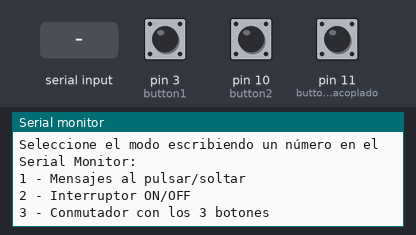
Bench run of a program on a simulated Arduino Uno, built with avr-gcc and run on an emulated ATmega328P. On the bench: the last lines printed to the serial monitor. The inputs (shaded band) are chosen by the test bench; at power-on: pin 3 (button1) HIGH, pin 11 (button_Optoacoplado) HIGH, pin 10 (button2) HIGH.

Above: at 1.2 s.
1.3 s: "30,150\n" received over Serial
At 2.5 s:
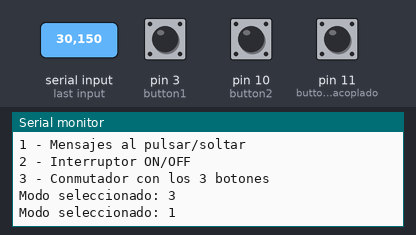
2.8 s: pin 3 (button1) pulled LOW for 0.15 s
At 3.4 s:
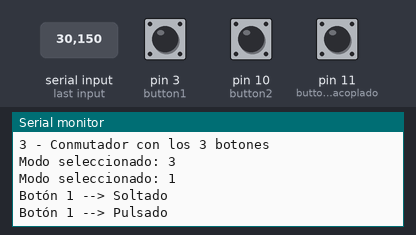
4.4 s: pin 11 (button_Optoacoplado) pulled LOW for 0.15 s
At 5.7 s:
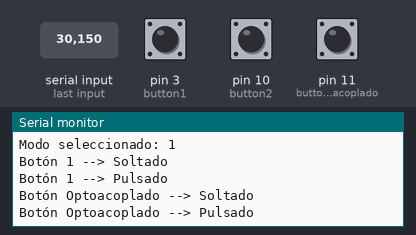
6.0 s: pin 10 (button2) pulled LOW for 0.15 s
At 6.13 s:
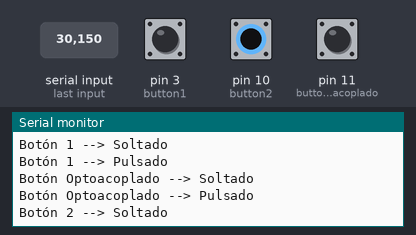
7.6 s: "2\n" received over Serial
At 8.6 s:
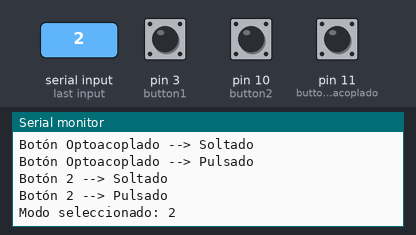
9.1 s: pin 3 (button1) pulled LOW for 1 s
At 10.7 s:
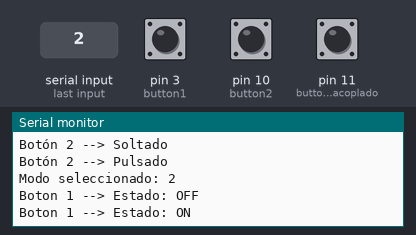

Measured:
- after the input at 1.3 s, the serial monitor: prints a new line at once (image 1)
- after the input at 2.8 s, the serial monitor: prints a new line at once (image 2)
- after the input at 4.4 s, the serial monitor: prints a new line at once (image 3)
- after the input at 6.0 s, the serial monitor: prints a new line at once (image 4)
- after the input at 7.6 s, the serial monitor: prints a new line at once (image 5)
- after the input at 9.1 s, the serial monitor: prints a new line at once (image 6)

The program:

main.cpp
```cpp
#include <Arduino.h>

#define LOOP_TMP 10		//miliseconds
const byte button1 = 3;
const byte button2 = 10;
const byte button_Optoacoplado = 11;

int apartado = 0; //Variable para almacenar el apartado en el que estamos

void setup() {
  Serial.begin(115200);
  pinMode(button1, INPUT_PULLUP);
  pinMode(button2, INPUT_PULLUP);
  pinMode(button_Optoacoplado, INPUT_PULLUP);

  Serial.println("PRÁCTICA 1 - PULSADORES");

  Serial.println("Seleccione el modo escribiendo un número en el Serial Monitor:");
  Serial.println("1 - Mensajes al pulsar/soltar");
  Serial.println("2 - Interruptor ON/OFF");
  Serial.println("3 - Conmutador con los 3 botones");
}

void apartadoUno(){
  static int tmp_loop = 0;
    static int stateButton1 = HIGH;
    static int stateButton2 = HIGH;
    static int stateButton_OptoAcoplado = HIGH;

    if ((millis() - tmp_loop) > LOOP_TMP) {
        tmp_loop = millis();

        int state1 = digitalRead(button1);
        if (stateButton1 != state1) {
          stateButton1 = state1;
          if(state1 == LOW){ //Cuando está pulsado es un LOW porque está declarado como INPUT_PULLUP
            Serial.println("Botón 1 --> Soltado");
          }else{
            Serial.println("Botón 1 --> Pulsado");
          }
        }

        int state2 = digitalRead(button2);
        if (stateButton2 != state2) {
            stateButton2 = state2;
            if(state2 == LOW){
              Serial.println("Botón 2 --> Soltado");
            }else{
              Serial.println("Botón 2 --> Pulsado");
            }
        }

        int state3 = digitalRead(button_Optoacoplado);
        if (stateButton_OptoAcoplado != state3) {
          stateButton_OptoAcoplado = state3;
          if(state3 == LOW){ //Cuando está pulsado es un LOW porque está declarado como INPUT_PULLUP
            Serial.println("Botón Optoacoplado --> Soltado");
          }else{
            Serial.println("Botón Optoacoplado --> Pulsado");
          }
        }
    }
}

void apartadoDos(){
  static int tmp_loop = 0;
  static int stateButton1 = HIGH;
  static int stateButton2 = HIGH;
  static int stateButton_OptoAcoplado = HIGH;

  if((millis()-tmp_loop) > LOOP_TMP){
      tmp_loop = millis();

      int state1 = digitalRead(button1);
      if(stateButton1 != state1){
        stateButton1 = state1;
        static int cont1 = 0;
        cont1++;
        if(cont1 == 1){
          Serial.println("Boton 1 --> Estado: OFF");
        }else{
          Serial.println("Boton 1 --> Estado: ON");
          cont1 = 0;
        }
      }

      int state2 = digitalRead(button2);
      if(stateButton2 != state2){
        stateButton2 = state2;
        static int cont2 = 0;
        cont2++;
        if(cont2 == 1){
          Serial.println("Boton 2 --> Estado: OFF");
        }else{
          Serial.println("Boton 2 --> Estado: ON");
          cont2 = 0;
        }
      }

      int state3 = digitalRead(button_Optoacoplado);
      if(stateButton_OptoAcoplado != state3){
        stateButton_OptoAcoplado = state3;
        static int cont3 = 0;
        cont3++;
        if(cont3 == 1){
          Serial.println("Boton Optoacoplado --> Estado: OFF");
        }else{
          Serial.println("Boton Optoacoplado --> Estado: ON");
          cont3 = 0;
        }
      }
  }
}

void cambiarModo(){
  static int cont = 0;
  cont++;
  if(cont == 1){
    Serial.println("Estado: OFF");
  }else{
    Serial.println("Estado: ON");
    cont = 0;
  }
}

void apartadoTres(){
  static int tmp_loop = 0;
  static int stateButton1 = 1;
  static int stateButton2 = 1;
  static int stateButtonOptoacoplado = 1;

  if((millis()-tmp_loop) > LOOP_TMP){
      tmp_loop = millis();

      int state1 = digitalRead(button1);
      if(stateButton1 != state1){
        if(stateButton1 == 0 && state1 == 1){
          cambiarModo();
        }
        stateButton1 = state1;
      }

      int state2 = digitalRead(button2);
      if(stateButton2 != state2){
        if(stateButton2 == 0 && state2 == 1){
          cambiarModo();
        }
        stateButton2 = state2;
      }

      int state3 = digitalRead(button_Optoacoplado);
      if(stateButtonOptoacoplado != state3){
        if(stateButtonOptoacoplado == 0 && state3 == 1){
          cambiarModo();
        }
        stateButtonOptoacoplado = state3;
      }
  }
}

void loop(){
  if (Serial.available()) {
    char entrada = Serial.read();
    if (entrada >= '1' && entrada <= '3') {
        apartado = entrada - '0';  // Convertir char a int
        Serial.print("Modo seleccionado: ");
        Serial.println(apartado);
    }
  }

  switch (apartado){
    case 1:
      apartadoUno();
      break;
    case 2:
      apartadoDos();
      break;
    case 3:
      apartadoTres();
      break;
  }
}

/* PARTE I - MOSTRAR MENSAJES PULSAR Y SOLTAR
#define LOOP_TMP 10		//miliseconds
const byte interruptPin = 3;
const byte button1 = 10;
const byte button2 = 11;

void detectarCambio() {
  int estadoPulsador = digitalRead(interruptPin);  // Leer estado del botón
  if(estadoPulsador == LOW){
    Serial.println("Botón 1 --> Soltado");
  }else{
    Serial.println("Botón 1 --> Pulsado");
  }
}

void setup() {
  Serial.begin(115200);
  pinMode(interruptPin, INPUT_PULLUP);
  pinMode(button1, INPUT_PULLUP);
  pinMode(button2, INPUT_PULLUP);
  attachInterrupt(digitalPinToInterrupt(interruptPin), detectarCambio, CHANGE);
}

void loop() {
  static int tmp_loop = 0;
  static int stateButton1 = 1;
  static int stateButton2 = 1;

  if((millis()-tmp_loop) > LOOP_TMP){ //Solo se ejecuta si han pasado más de 10 ms para ahorrarse miles de comparaciones inncesarias
      tmp_loop = millis();

      int state1 = digitalRead(button1);

      if (stateButton1 != state1) {
        stateButton1 = state1;  // Actualizar el estado
        if(state1 == LOW){ //Cuando está pulsado es un LOW porque está declarado como INPUT_PULLUP
          Serial.println("Botón 2 --> Soltado");
        }else{
          Serial.println("Botón 2 --> Pulsado");
        }
      }

      int state2 = digitalRead(button2);

      if (stateButton2 != state2) {
        stateButton2 = state2;  // Actualizar el estado
        if (state2 == LOW) {
          Serial.println("Botón Optoacoplado --> Soltado");
        } else {
          Serial.println("Botón Optoacoplado --> Pulsado");
        }
      }
  }
}
*/

/* PARTE II - Cada botón pasa de ON a OFF al pulsar/soltar
#define LOOP_TMP 10		//miliseconds
const byte button1 = 3;
const byte button2 = 10;
const byte button_Optoacoplado = 11;

void setup() {
  Serial.begin(115200);
  pinMode(button1, INPUT_PULLUP);
  pinMode(button2, INPUT_PULLUP);
  pinMode(button_Optoacoplado, INPUT_PULLUP);
}

void cambiarModo(byte pin){
  if(pin == 3){
    static int cont1 = 0;
    cont1++;
    if(cont1 == 1){
      Serial.println("Boton 1 --> Estado: OFF");
    }else{
      Serial.println("Boton 1 --> Estado: ON");
      cont1 = 0;
    }
  }
  if(pin == 10){
    static int cont2 = 0;
    cont2++;
    if(cont2 == 1){
      Serial.println("Boton 2 --> Estado: OFF");
    }else{
      Serial.println("Boton 2 --> Estado: ON");
      cont2 = 0;
    }
  }
  if(pin == 11){
    static int cont3 = 0;
    cont3++;
    if(cont3 == 1){
      Serial.println("Boton Optoacoplado --> Estado: OFF");
    }else{
      Serial.println("Boton Optoacoplado --> Estado: ON");
      cont3 = 0;
    }
  }
}

void loop() {
  static int tmp_loop = 0;
  static int stateButton1 = 1;
  static int stateButton2 = 1;
  static int stateButtonOptoacoplado = 1;

  if((millis()-tmp_loop) > LOOP_TMP){ //Solo se ejecuta si han pasado más de 10 ms para ahorrarse miles de comparaciones inncesarias
      tmp_loop = millis();

      int state1 = digitalRead(button1);
      if(stateButton1 != state1){
        stateButton1 = state1;
        cambiarModo(button1);
      }

      int state2 = digitalRead(button2);
      if(stateButton2 != state2){
        stateButton2 = state2;
        cambiarModo(button2);
      }

      int state3 = digitalRead(button_Optoacoplado);
      if(stateButtonOptoacoplado != state3){
        stateButtonOptoacoplado = state3;
        cambiarModo(button_Optoacoplado);
      }
  }
}
*/

/* PARTE III - Los tres botones funcionan como un conmutador
#define LOOP_TMP 10		//miliseconds
const byte button1 = 3;
const byte button2 = 10;
const byte button_Optoacoplado = 11;

void setup() {
  Serial.begin(115200);
  pinMode(button1, INPUT_PULLUP);
  pinMode(button2, INPUT_PULLUP);
  pinMode(button_Optoacoplado, INPUT_PULLUP);
}

void cambiarModo(){
  static int cont = 0;
  cont++;
  if(cont == 1){
    Serial.println("Estado: OFF");
  }else{
    Serial.println("Estado: ON");
    cont = 0;
  }
}

void loop() {
  static int tmp_loop = 0;
  static int stateButton1 = 1;
  static int stateButton2 = 1;
  static int stateButtonOptoacoplado = 1;

  if((millis()-tmp_loop) > LOOP_TMP){ //Solo se ejecuta si han pasado más de 10 ms para ahorrarse miles de comparaciones inncesarias
      tmp_loop = millis();

      int state1 = digitalRead(button1);
      if(stateButton1 != state1){
        if(stateButton1 == 0 && state1 == 1){
          cambiarModo();
        }
        stateButton1 = state1;
      }

      int state2 = digitalRead(button2);
      if(stateButton2 != state2){
        if(stateButton2 == 0 && state2 == 1){
          cambiarModo();
        }
        stateButton2 = state2;
      }

      int state3 = digitalRead(button_Optoacoplado);
      if(stateButtonOptoacoplado != state3){
        if(stateButtonOptoacoplado == 0 && state3 == 1){
          cambiarModo();
        }
        stateButtonOptoacoplado = state3;
      }
  }
}
*/
```
